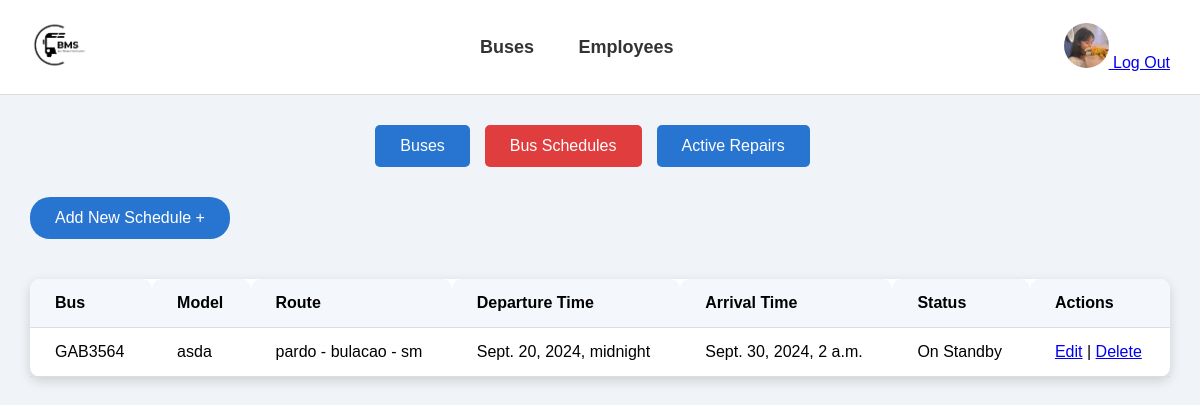
Before: /schedules/ (signed in) with the older database file.
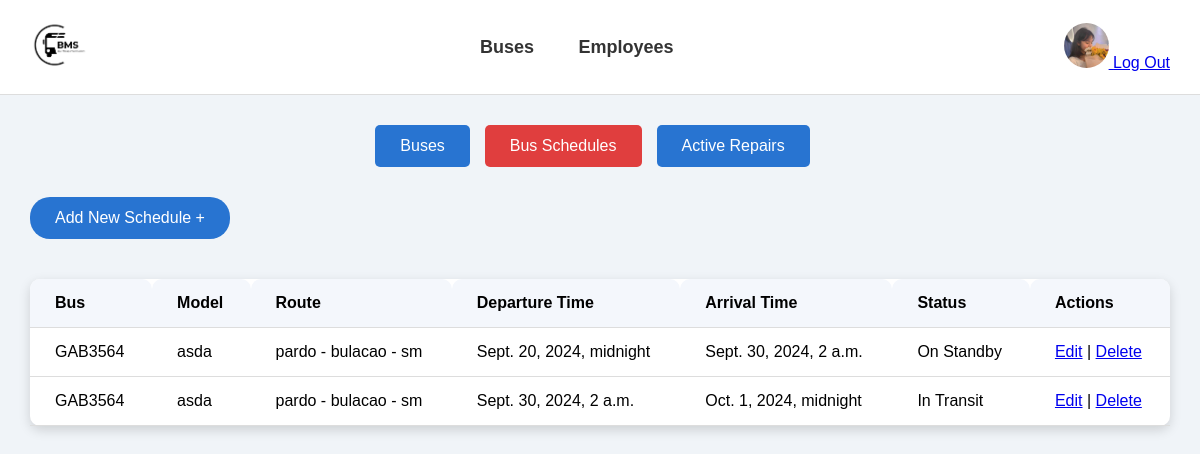
After: the same page with the newer database file.
### bms_app/models.py (models this page shows, shortened)
class Schedule(models.Model):
    sched_id = models.AutoField(primary_key=True)
    route = models.CharField(max_length=100)
    departure_time = models.DateTimeField()
    arrival_time = models.DateTimeField(null=True, blank=True)  # Allow NULL values
    status = models.CharField(max_length=50, choices=[
        ('on_standby', 'On Standby'),
        ('in_transit', 'In Transit'),
        ('arrived', 'Arrived'),
    ])
    bus = models.ForeignKey(Bus, on_delete=models.CASCADE, related_name='schedules')  # Add related_name
    employee = models.ForeignKey(Employee, on_delete=models.CASCADE, related_name='schedules', null=True)  # Add this line
    frequency = models.CharField(max_length=50, null=True, blank=True)  # e.g., daily, weekly
    last_updated = models.DateTimeField(auto_now=True)  # Automatically updates when the schedule is saved
    notes = models.TextField(null=True, blank=True)  # Additional notes about the schedule
    frequency = models.CharField(max_length=50, null=True, blank=True)  # e.g., daily, weekly
    last_updated = models.DateTimeField(auto_now=True)  # Automatically updates when the schedule is saved
    notes = models.TextField(null=True, blank=True)  # Additional notes about the schedule

class Bus(models.Model):
    BUS_STATUS_CHOICES = [
        ('on_standby', 'On Standby'),
        ('in_transit', 'In Transit'),
        ('under_maintenance', 'Under Maintenance'),
    ]
    bus_id = models.AutoField(primary_key=True)
    plate_number = models.CharField(max_length=100)
    model = models.CharField(max_length=100)
    make = models.CharField(max_length=100)
    year = models.DateField()
    capacity = models.IntegerField()
    status = models.CharField(max_length=50, choices=BUS_STATUS_CHOICES)  # Use choices here
    user = models.ForeignKey(User, on_delete=models.CASCADE)

### bms_app/views.py (the view)
# urls.py: path('schedules/', views.schedule_list, name='schedule_list'),  # Optional: Separate schedule list view
def schedule_list(request):
    schedules = Schedule.objects.filter(bus__user=request.user)
    return render(request, 'home_page_schedule.html', {'schedules': schedules})

### bms_app/templates/home_page_schedule.html (shortened to what this page needs)
<!DOCTYPE html>
<html lang="en">
<head>
    {% load static %}
    <link rel="stylesheet" href="{% static 'css/home.css' %}">
</head>
<body>
    <div class="navbar">
        <div class="logo">
            <img src="{% static 'images/logo.png' %}" alt="Logo">
        </div>
        <div class="nav-links">
            <a href="{% url 'bus_list' %}">Buses</a>
            <a href="{% url 'employee_list' %}">Employees</a>
        </div>
        <div class="profile">
            <a href="{% url 'profile' %}">
                <img src="{% static 'images/profile-icon.png' %}" alt="Profile">
            </a>
            <a href="{% url 'logout' %}">Log Out</a>
        </div>
    </div>
    <div class="tabs">
        <a href="{% url 'bus_list' %}"><button class="tab-btn">Buses</button></a>
        <a href="{% url 'schedule_list' %}"><button class="tab-btn active">Bus Schedules</button></a>
        <a href="{% url 'repair_list' %}"><button class="tab-btn">Active Repairs</button></a>
    </div>
    <div class="schedule-section">
        <a href="{% url 'add_schedule' %}">
            <button class="add-btn">Add New Schedule +</button>
        </a>
        <table class="bus-table">
            <thead>
                <tr>
                    <th>Bus</th>
                    <th>Model</th>
                    <th>Route</th>
                    <th>Departure Time</th>
                    <th>Arrival Time</th>
                    <th>Status</th>
                    <th>Actions</th>
                </tr>
            </thead>
            <tbody>
                {% for schedule in schedules %}
                    <tr>
                        <td>{{ schedule.bus.plate_number }}</td>
                        <td>{{ schedule.bus.model }}</td>
                        <td>{{ schedule.route }}</td>
                        <td>{{ schedule.departure_time }}</td>
                        <td>{{ schedule.arrival_time }}</td>
                        <td>{{ schedule.get_status_display }}</td>
                        <td>
                            <a href="{% url 'edit_schedule' schedule.sched_id %}">Edit</a> |
                            <a href="{% url 'delete_schedule' schedule.sched_id %}">Delete</a>
                        </td>
                    </tr>
                {% empty %}
                    <tr>
                        <td colspan="7">No schedules found.</td>
                    </tr>
                {% endfor %}
            </tbody>
        </table>
    </div>
</body>
</html>

Changed rows visible on the page:
added Schedule: bus.plate_number "GAB3564", bus.model "asda", route "pardo - bulacao - sm", departure_time "Sept. 30, 2024, 2 a.m.", arrival_time "Oct. 1, 2024, midnight", status "In Transit"
